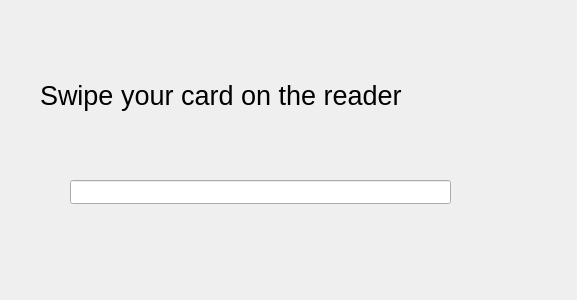
<?xml version="1.0" encoding="UTF-8"?>
<ui version="4.0">
 <class>CardReaderDialog</class>
 <widget class="QDialog" name="CardReaderDialog">
  <property name="geometry">
   <rect>
    <x>0</x>
    <y>0</y>
    <width>577</width>
    <height>300</height>
   </rect>
  </property>
  <property name="windowTitle">
   <string>Dialog</string>
  </property>
  <widget class="QLineEdit" name="cardInput">
   <property name="geometry">
    <rect>
     <x>70</x>
     <y>180</y>
     <width>381</width>
     <height>24</height>
    </rect>
   </property>
  </widget>
  <widget class="QLabel" name="label">
   <property name="geometry">
    <rect>
     <x>40</x>
     <y>40</y>
     <width>461</width>
     <height>111</height>
    </rect>
   </property>
   <property name="font">
    <font>
     <pointsize>20</pointsize>
    </font>
   </property>
   <property name="text">
    <string>Swipe your card on the reader</string>
   </property>
  </widget>
 </widget>
 <resources/>
 <connections/>
</ui>
